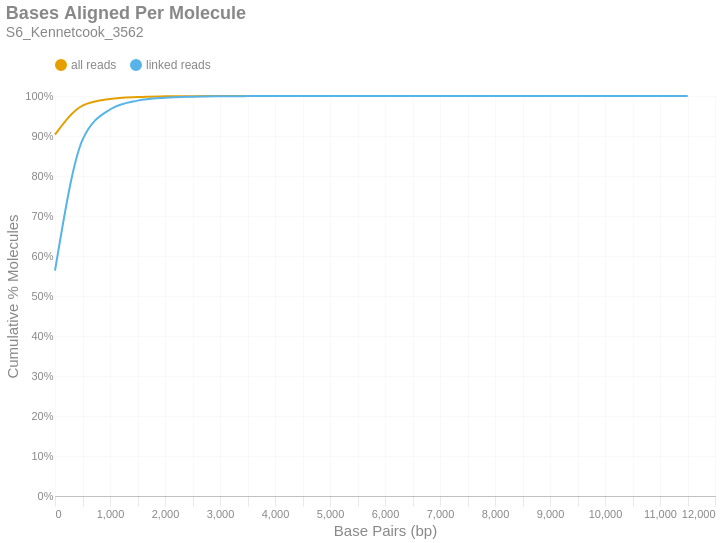

Notebook cell for this chart:
### Markdown cell above
### Bases Aligned Per Molecule
This is a cumulative frequency distribution showing the number of base pairs aligned per unique molecule. These data are shown in 500 bp bins. There are two distributions: one with `all reads` (yellow) and another with only `linked reads` (blue). The percent of molecules in the `linked reads` distribution is relative to the total number of linked molecules.

### Code cell
if SKIPLR:
    print_html(f"Skipped")
else:
    binned_df = consolidated_hist(valids['aligned_bp'], mask, 500, True)
    with SafeRender(binned_df):
        (
            density_plot(binned_df, 'Bases Aligned Per Molecule', samplename, 'basesper')
            .encode(
                x=alt.X('bin:Q', title="Base Pairs (bp)").axis(tickMinStep=500).scale(padding=0),
                y=alt.Y('value:Q', title='Cumulative % Molecules')
                    .axis(format='%')
                    .scale(domain = [0,1])
                    .stack(False),
                color=alt.Color("key:N").scale(domain = ["all reads", "linked reads"]),
                tooltip = [
                    alt.Tooltip("key:N", title = "Data Type"),
                    alt.Tooltip("range_label:N", title="Bases Aligned Per Molecule"),
                    alt.Tooltip("value:Q", format = ".2%", title="% Molecules (Cum.)")
                ]
            )
        ).display()

### Figure 1 — Vega-Lite specification as saved in the notebook (floating-point values rounded to 4 significant figures)
{"width": "container", "height": 400, "config": {"title": {"anchor": "start", "dy": -15, "fontSize": 18, "color": "#888888", "subtitleColor": "#888888", "subtitleFontSize": 14}, "arc": {"fill": "#0072B2"}, "axis": {"domainColor": "#888888", "domainWidth": 0.5, "gridWidth": 0.2, "grid": false, "titleFontWeight": 400, "titleFontSize": 15, "labelFontSize": 11, "labelColor": "#888888", "tickColor": "#888888", "tickWidth": 0.2, "titleColor": "#888888"}, "axisBand": {"grid": false}, "axisX": {"grid": true, "tickSize": 10, "domainCap": "round"}, "axisY": {"domain": false, "grid": true, "tickSize": 0, "domainCap": "round"}, "background": "transparent", "header": {"labelFontSize": 15, "labelColor": "#888888", "titleFontSize": 15, "titleFontWeight": 600, "titleColor": "#888888"}, "legend": {"labelFont": "sans-serif", "labelFontSize": 12, "labelColor": "#888888", "symbolSize": 100, "symbolType": "circle", "titleFontSize": 12, "titlePadding": 10, "titleColor": "#888888", "title": null, "orient": "top"}, "range": {"category": ["#E69F00", "#56B4E9", "#009E73", "#F0E442", "#0072B2", "#D55E00", "#CC79A7", "#000000"], "diverging": ["#cfe8f3", "#a2d4ec", "#73bfe2", "#46abdb", "#1696d2", "#12719e"]}, "area": {"fill": "#0072B2", "fillOpacity": 0.7, "line": true, "strokeOpacity": 0.7}, "line": {"color": "#0072B2", "stroke": "#0072B2", "strokeWidth": 2}, "trail": {"color": "#0072B2", "stroke": "#0072B2", "strokeWidth": 0, "size": 1}, "point": {"filled": true, "fillOpacity": 1.0, "size": 95}, "text": {"color": "#888888", "fontSize": 11, "align": "right", "fontWeight": 400, "size": 11}, "bar": {"fill": "#0072B2", "stroke": null}, "view": {"stroke": null, "continuousWidth": 660, "continuousHeight": 400}}, "data": {"name": "data-57f888faca94c90c61545cd9c7563aa6"}, "mark": {"type": "line", "interpolate": "monotone", "point": {"opacity": 0, "size": 275}}, "encoding": {"color": {"field": "key", "scale": {"domain": ["all reads", "linked reads"]}, "type": "nominal"}, "tooltip": [{"field": "key", "title": "Data Type", "type": "nominal"}, {"field": "range_label", "title": "Bases Aligned Per Molecule", "type": "nominal"}, {"field": "value", "format": ".2%", "title": "% Molecules (Cum.)", "type": "quantitative"}], "x": {"axis": {"tickMinStep": 500}, "field": "bin", "scale": {"padding": 0}, "title": "Base Pairs (bp)", "type": "quantitative"}, "y": {"axis": {"format": "%"}, "field": "value", "scale": {"domain": [0, 1]}, "stack": false, "title": "Cumulative % Molecules", "type": "quantitative"}}, "params": [{"name": "param_c36ac31b6afebe62", "select": {"type": "point", "fields": ["key"]}, "bind": "legend"}], "title": {"text": "Bases Aligned Per Molecule", "subtitle": "S6_Kennetcook_3562"}, "transform": [{"fold": ["all reads (cumsum)", "linked reads (cumsum)"]}, {"calculate": "replace(datum.key, ' (cumsum)', '')", "as": "key"}, {"filter": {"param": "param_c36ac31b6afebe62"}}], "usermeta": {"embedOptions": {"downloadFileName": "S6_Kennetcook_3562.basesper"}}, "$schema": "https://vega.github.io/schema/vega-lite/v6.1.0.json", "datasets": {"data-57f888faca94c90c61545cd9c7563aa6": [{"bin": "0.0", "interval": "0.0-500.0", "all reads": 0.9033, "linked reads": 0.5633, "all reads (cumsum)": 0.9033, "linked reads (cumsum)": 0.5633, "range_label": "0-499"}, {"bin": "500.0", "interval": "500.0-1000.0", "all reads": 0.07266, "linked reads": 0.3269, "all reads (cumsum)": 0.976, "linked reads (cumsum)": 0.8902, "range_label": "500-999"}, {"bin": "1000.0", "interval": "1000.0-1500.0", "all reads": 0.01665, "linked reads": 0.07609, "all reads (cumsum)": 0.9926, "linked reads (cumsum)": 0.9663, "range_label": "1000-1499"}, {"bin": "1500.0", "interval": "1500.0-2000.0", "all reads": 0.004849, "linked reads": 0.02217, "all reads (cumsum)": 0.9975, "linked reads (cumsum)": 0.9885, "range_label": "1500-1999"}, {"bin": "2000.0", "interval": "2000.0-2500.0", "all reads": 0.001597, "linked reads": 0.007299, "all reads (cumsum)": 0.9991, "linked reads (cumsum)": 0.9958, "range_label": "2000-2499"}, {"bin": "2500.0", "interval": "2500.0-3000.0", "all reads": 0.0005636, "linked reads": 0.002577, "all reads (cumsum)": 0.9996, "linked reads (cumsum)": 0.9984, "range_label": "2500-2999"}, {"bin": "3000.0", "interval": "3000.0-3500.0", "all reads": 0.0002111, "linked reads": 0.0009652, "all reads (cumsum)": 0.9999, "linked reads (cumsum)": 0.9993, "range_label": "3000-3499"}, {"bin": "3500.0", "interval": "3500.0-4000.0", "all reads": 8.518e-05, "linked reads": 0.0003894, "all reads (cumsum)": 0.9999, "linked reads (cumsum)": 0.9997, "range_label": "3500-3999"}, {"bin": "4000.0", "interval": "4000.0-4500.0", "all reads": 3.402e-05, "linked reads": 0.0001555, "all reads (cumsum)": 1.0, "linked reads (cumsum)": 0.9999, "range_label": "4000-4499"}, {"bin": "4500.0", "interval": "4500.0-5000.0", "all reads": 1.664e-05, "linked reads": 7.605e-05, "all reads (cumsum)": 1.0, "linked reads (cumsum)": 0.9999, "range_label": "4500-4999"}, {"bin": "5000.0", "interval": "5000.0-5500.0", "all reads": 6.629e-06, "linked reads": 3.031e-05, "all reads (cumsum)": 1.0, "linked reads (cumsum)": 1.0, "range_label": "5000-5499"}, {"bin": "5500.0", "interval": "5500.0-6000.0", "all reads": 2.502e-06, "linked reads": 1.144e-05, "all reads (cumsum)": 1.0, "linked reads (cumsum)": 1.0, "range_label": "5500-5999"}, {"bin": "6000.0", "interval": "6000.0-6500.0", "all reads": 1.376e-06, "linked reads": 6.29e-06, "all reads (cumsum)": 1.0, "linked reads (cumsum)": 1.0, "range_label": "6000-6499"}, {"bin": "6500.0", "interval": "6500.0-7000.0", "all reads": 1.251e-06, "linked reads": 5.718e-06, "all reads (cumsum)": 1.0, "linked reads (cumsum)": 1.0, "range_label": "6500-6999"}, {"bin": "7000.0", "interval": "7000.0-7500.0", "all reads": 1.251e-07, "linked reads": 5.718e-07, "all reads (cumsum)": 1.0, "linked reads (cumsum)": 1.0, "range_label": "7000-7499"}, {"bin": "7500.0", "interval": "7500.0-8000.0", "all reads": 2.502e-07, "linked reads": 1.144e-06, "all reads (cumsum)": 1.0, "linked reads (cumsum)": 1.0, "range_label": "7500-7999"}, {"bin": "8000.0", "interval": "8000.0-8500.0", "all reads": 1.251e-07, "linked reads": 5.718e-07, "all reads (cumsum)": 1.0, "linked reads (cumsum)": 1.0, "range_label": "8000-8499"}, {"bin": "8500.0", "interval": "8500.0-9000.0", "all reads": 0.0, "linked reads": 0.0, "all reads (cumsum)": 1.0, "linked reads (cumsum)": 1.0, "range_label": "8500-8999"}, {"bin": "9000.0", "interval": "9000.0-9500.0", "all reads": 1.251e-07, "linked reads": 5.718e-07, "all reads (cumsum)": 1.0, "linked reads (cumsum)": 1.0, "range_label": "9000-9499"}, {"bin": "9500.0", "interval": "9500.0-10000.0", "all reads": 0.0, "linked reads": 0.0, "all reads (cumsum)": 1.0, "linked reads (cumsum)": 1.0, "range_label": "9500-9999"}, {"bin": "10000.0", "interval": "10000.0-10500.0", "all reads": 0.0, "linked reads": 0.0, "all reads (cumsum)": 1.0, "linked reads (cumsum)": 1.0, "range_label": "10000-10499"}, {"bin": "10500.0", "interval": "10500.0-11000.0", "all reads": 0.0, "linked reads": 0.0, "all reads (cumsum)": 1.0, "linked reads (cumsum)": 1.0, "range_label": "10500-10999"}, {"bin": "11000.0", "interval": "11000.0-11500.0", "all reads": 0.0, "linked reads": 0.0, "all reads (cumsum)": 1.0, "linked reads (cumsum)": 1.0, "range_label": "11000-11499"}, {"bin": "11500.0", "interval": "11500.0-12000.0", "all reads": 1.251e-07, "linked reads": 5.718e-07, "all reads (cumsum)": 1.0, "linked reads (cumsum)": 1.0, "range_label": "11500-11999"}]}}
